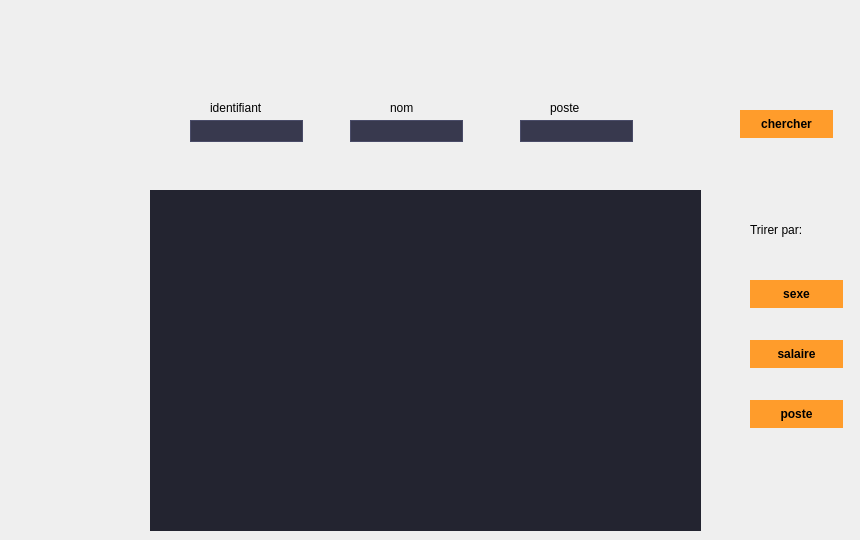
    <widget class="QWidget" name="tab_12">
     <attribute name="title">
      <string>Recherche</string>
     </attribute>
     <widget class="QPushButton" name="chercher">
      <property name="geometry">
       <rect>
        <x>740</x>
        <y>110</y>
        <width>93</width>
        <height>28</height>
       </rect>
      </property>
      <property name="styleSheet">
       <string notr="true">/*-----QWidget-----*/
QWidget
{
	background-color: #232430;
	color: #000000;
	border-color: #000000;

}


/*-----QLabel-----*/
QLabel
{
	background-color: #232430;
	color: #c1c1c1;
	border-color: #000000;

}


/*-----QPushButton-----*/
QPushButton
{
	background-color: #ff9c2b;
	color: #000000;
	font-weight: bold;
	border-style: solid;
	border-color: #000000;
	padding: 6px;

}


QPushButton::hover
{
	background-color: #ffaf5d;

}


QPushButton::pressed
{
	background-color: #dd872f;

}


/*-----QToolButton-----*/
QToolButton
{
	background-color: #ff9c2b;
	color: #000000;
	font-weight: bold;
	border-style: solid;
	border-color: #000000;
	padding: 6px;

}


QToolButton::hover
{
	background-color: #ffaf5d;

}


QToolButton::pressed
{
	background-color: #dd872f;

}


/*-----QLineEdit-----*/
QLineEdit
{
	background-color: #38394e;
	color: #c1c1c1;
	border-style: solid;
	border-width: 1px;
	border-color: #4a4c68;

}


/*-----QTableView-----*/
QTableView, 
QHeaderView, 
QTableView::item 
{
	background-color: #232430;
	color: #c1c1c1;
	border: none;

}


QTableView::item:selected 
{ 
    background-color: #41424e;
    color: #c1c1c1;

}


QHeaderView::section:horizontal 
{
    background-color: #232430;
	border: 1px solid #37384d;
	padding: 5px;

}


QTableView::indicator{
	background-color: #1d1d28;
	border: 1px solid #37384d;

}


QTableView::indicator:checked{
	image:url(&quot;./ressources/check.png&quot;); /*To replace*/
	background-color: #1d1d28;

}

/*-----QTabWidget-----*/
QTabWidget::pane 
{ 
    border: none;

}


QTabWidget::tab-bar 
{
    left: 5px; 

}


QTabBar::tab 
{
    color: #c1c1c1;
    min-width: 1px;
	padding-left: 25px;
	margin-left:-22px;
    height: 28px;
	border: none;

}


QTabBar::tab:selected 
{
    color: #c1c1c1;
	font-weight: bold;
    height: 28px;

}


QTabBar::tab:!first 
{
    margin-left: -20px;

}


QTabBar::tab:hover 
{
    color: #DDD;

}


/*-----QScrollBar-----*/
QScrollBar:horizontal 
{
    background-color: transparent;
    height: 8px;
    margin: 0px;
    padding: 0px;

}


QScrollBar::handle:horizontal 
{
    border: none;
	min-width: 100px;
    background-color: #56576c;

}


QScrollBar::add-line:horizontal, 
QScrollBar::sub-line:horizontal,
QScrollBar::add-page:horizontal, 
QScrollBar::sub-page:horizontal 
{
    width: 0px;
    background-color: transparent;

}


QScrollBar:vertical 
{
    background-color: transparent;
    width: 8px;
    margin: 0;

}


QScrollBar::handle:vertical 
{
    border: none;
	min-height: 100px;
    background-color: #56576c;

}


QScrollBar::add-line:vertical, 
QScrollBar::sub-line:vertical,
QScrollBar::add-page:vertical, 
QScrollBar::sub-page:vertical 
{
    height: 0px;
    background-color: transparent;

}

</string>
      </property>
      <property name="text">
       <string>chercher</string>
      </property>
     </widget>
     <widget class="QLabel" name="label_46">
      <property name="geometry">
       <rect>
        <x>750</x>
        <y>220</y>
        <width>101</width>
        <height>20</height>
       </rect>
      </property>
      <property name="styleSheet">
       <string notr="true">/*-----QWidget-----*/
QWidget
{
	background-color: #232430;
	color: #000000;
	border-color: #000000;

}


/*-----QLabel-----*/
QLabel
{
	background-color: #232430;
	color: #c1c1c1;
	border-color: #000000;

}


/*-----QPushButton-----*/
QPushButton
{
	background-color: #ff9c2b;
	color: #000000;
	font-weight: bold;
	border-style: solid;
	border-color: #000000;
	padding: 6px;

}


QPushButton::hover
{
	background-color: #ffaf5d;

}


QPushButton::pressed
{
	background-color: #dd872f;

}


/*-----QToolButton-----*/
QToolButton
{
	background-color: #ff9c2b;
	color: #000000;
	font-weight: bold;
	border-style: solid;
	border-color: #000000;
	padding: 6px;

}


QToolButton::hover
{
	background-color: #ffaf5d;

}


QToolButton::pressed
{
	background-color: #dd872f;

}


/*-----QLineEdit-----*/
QLineEdit
{
	background-color: #38394e;
	color: #c1c1c1;
	border-style: solid;
	border-width: 1px;
	border-color: #4a4c68;

}


/*-----QTableView-----*/
QTableView, 
QHeaderView, 
QTableView::item 
{
	background-color: #232430;
	color: #c1c1c1;
	border: none;

}


QTableView::item:selected 
{ 
    background-color: #41424e;
    color: #c1c1c1;

}


QHeaderView::section:horizontal 
{
    background-color: #232430;
	border: 1px solid #37384d;
	padding: 5px;

}


QTableView::indicator{
	background-color: #1d1d28;
	border: 1px solid #37384d;

}


QTableView::indicator:checked{
	image:url(&quot;./ressources/check.png&quot;); /*To replace*/
	background-color: #1d1d28;

}

/*-----QTabWidget-----*/
QTabWidget::pane 
{ 
    border: none;

}


QTabWidget::tab-bar 
{
    left: 5px; 

}


QTabBar::tab 
{
    color: #c1c1c1;
    min-width: 1px;
	padding-left: 25px;
	margin-left:-22px;
    height: 28px;
	border: none;

}


QTabBar::tab:selected 
{
    color: #c1c1c1;
	font-weight: bold;
    height: 28px;

}


QTabBar::tab:!first 
{
    margin-left: -20px;

}


QTabBar::tab:hover 
{
    color: #DDD;

}


/*-----QScrollBar-----*/
QScrollBar:horizontal 
{
    background-color: transparent;
    height: 8px;
    margin: 0px;
    padding: 0px;

}


QScrollBar::handle:horizontal 
{
    border: none;
	min-width: 100px;
    background-color: #56576c;

}


QScrollBar::add-line:horizontal, 
QScrollBar::sub-line:horizontal,
QScrollBar::add-page:horizontal, 
QScrollBar::sub-page:horizontal 
{
    width: 0px;
    background-color: transparent;

}


QScrollBar:vertical 
{
    background-color: transparent;
    width: 8px;
    margin: 0;

}


QScrollBar::handle:vertical 
{
    border: none;
	min-height: 100px;
    background-color: #56576c;

}


QScrollBar::add-line:vertical, 
QScrollBar::sub-line:vertical,
QScrollBar::add-page:vertical, 
QScrollBar::sub-page:vertical 
{
    height: 0px;
    background-color: transparent;

}

font: 9pt &quot;MS Shell Dlg 2&quot;;</string>
      </property>
      <property name="text">
       <string>Trirer par:</string>
      </property>
     </widget>
     <widget class="QPushButton" name="pb_trier_salaire">
      <property name="geometry">
       <rect>
        <x>750</x>
        <y>340</y>
        <width>93</width>
        <height>28</height>
       </rect>
      </property>
      <property name="styleSheet">
       <string notr="true">/*-----QWidget-----*/
QWidget
{
	background-color: #232430;
	color: #000000;
	border-color: #000000;

}


/*-----QLabel-----*/
QLabel
{
	background-color: #232430;
	color: #c1c1c1;
	border-color: #000000;

}


/*-----QPushButton-----*/
QPushButton
{
	background-color: #ff9c2b;
	color: #000000;
	font-weight: bold;
	border-style: solid;
	border-color: #000000;
	padding: 6px;

}


QPushButton::hover
{
	background-color: #ffaf5d;

}


QPushButton::pressed
{
	background-color: #dd872f;

}


/*-----QToolButton-----*/
QToolButton
{
	background-color: #ff9c2b;
	color: #000000;
	font-weight: bold;
	border-style: solid;
	border-color: #000000;
	padding: 6px;

}


QToolButton::hover
{
	background-color: #ffaf5d;

}


QToolButton::pressed
{
	background-color: #dd872f;

}


/*-----QLineEdit-----*/
QLineEdit
{
	background-color: #38394e;
	color: #c1c1c1;
	border-style: solid;
	border-width: 1px;
	border-color: #4a4c68;

}


/*-----QTableView-----*/
QTableView, 
QHeaderView, 
QTableView::item 
{
	background-color: #232430;
	color: #c1c1c1;
	border: none;

}


QTableView::item:selected 
{ 
    background-color: #41424e;
    color: #c1c1c1;

}


QHeaderView::section:horizontal 
{
    background-color: #232430;
	border: 1px solid #37384d;
	padding: 5px;

}


QTableView::indicator{
	background-color: #1d1d28;
	border: 1px solid #37384d;

}


QTableView::indicator:checked{
	image:url(&quot;./ressources/check.png&quot;); /*To replace*/
	background-color: #1d1d28;

}

/*-----QTabWidget-----*/
QTabWidget::pane 
{ 
    border: none;

}


QTabWidget::tab-bar 
{
    left: 5px; 

}


QTabBar::tab 
{
    color: #c1c1c1;
    min-width: 1px;
	padding-left: 25px;
	margin-left:-22px;
    height: 28px;
	border: none;

}


QTabBar::tab:selected 
{
    color: #c1c1c1;
	font-weight: bold;
    height: 28px;

}


QTabBar::tab:!first 
{
    margin-left: -20px;

}


QTabBar::tab:hover 
{
    color: #DDD;

}


/*-----QScrollBar-----*/
QScrollBar:horizontal 
{
    background-color: transparent;
    height: 8px;
    margin: 0px;
    padding: 0px;

}


QScrollBar::handle:horizontal 
{
    border: none;
	min-width: 100px;
    background-color: #56576c;

}


QScrollBar::add-line:horizontal, 
QScrollBar::sub-line:horizontal,
QScrollBar::add-page:horizontal, 
QScrollBar::sub-page:horizontal 
{
    width: 0px;
    background-color: transparent;

}


QScrollBar:vertical 
{
    background-color: transparent;
    width: 8px;
    margin: 0;

}


QScrollBar::handle:vertical 
{
    border: none;
	min-height: 100px;
    background-color: #56576c;

}


QScrollBar::add-line:vertical, 
QScrollBar::sub-line:vertical,
QScrollBar::add-page:vertical, 
QScrollBar::sub-page:vertical 
{
    height: 0px;
    background-color: transparent;

}

</string>
      </property>
      <property name="text">
       <string>salaire</string>
      </property>
     </widget>
     <widget class="QLineEdit" name="le_nom_r">
      <property name="geometry">
       <rect>
        <x>350</x>
        <y>120</y>
        <width>113</width>
        <height>22</height>
       </rect>
      </property>
      <property name="styleSheet">
       <string notr="true">/*-----QWidget-----*/
QWidget
{
	background-color: #232430;
	color: #000000;
	border-color: #000000;

}


/*-----QLabel-----*/
QLabel
{
	background-color: #232430;
	color: #c1c1c1;
	border-color: #000000;

}


/*-----QPushButton-----*/
QPushButton
{
	background-color: #ff9c2b;
	color: #000000;
	font-weight: bold;
	border-style: solid;
	border-color: #000000;
	padding: 6px;

}


QPushButton::hover
{
	background-color: #ffaf5d;

}


QPushButton::pressed
{
	background-color: #dd872f;

}


/*-----QToolButton-----*/
QToolButton
{
	background-color: #ff9c2b;
	color: #000000;
	font-weight: bold;
	border-style: solid;
	border-color: #000000;
	padding: 6px;

}


QToolButton::hover
{
	background-color: #ffaf5d;

}


QToolButton::pressed
{
	background-color: #dd872f;

}


/*-----QLineEdit-----*/
QLineEdit
{
	background-color: #38394e;
	color: #c1c1c1;
	border-style: solid;
	border-width: 1px;
	border-color: #4a4c68;

}


/*-----QTableView-----*/
QTableView, 
QHeaderView, 
QTableView::item 
{
	background-color: #232430;
	color: #c1c1c1;
	border: none;

}


QTableView::item:selected 
{ 
    background-color: #41424e;
    color: #c1c1c1;

}


QHeaderView::section:horizontal 
{
    background-color: #232430;
	border: 1px solid #37384d;
	padding: 5px;

}


QTableView::indicator{
	background-color: #1d1d28;
	border: 1px solid #37384d;

}


QTableView::indicator:checked{
	image:url(&quot;./ressources/check.png&quot;); /*To replace*/
	background-color: #1d1d28;

}

/*-----QTabWidget-----*/
QTabWidget::pane 
{ 
    border: none;

}


QTabWidget::tab-bar 
{
    left: 5px; 

}


QTabBar::tab 
{
    color: #c1c1c1;
    min-width: 1px;
	padding-left: 25px;
	margin-left:-22px;
    height: 28px;
	border: none;

}


QTabBar::tab:selected 
{
    color: #c1c1c1;
	font-weight: bold;
    height: 28px;

}


QTabBar::tab:!first 
{
    margin-left: -20px;

}


QTabBar::tab:hover 
{
    color: #DDD;

}


/*-----QScrollBar-----*/
QScrollBar:horizontal 
{
    background-color: transparent;
    height: 8px;
    margin: 0px;
    padding: 0px;

}


QScrollBar::handle:horizontal 
{
    border: none;
	min-width: 100px;
    background-color: #56576c;

}


QScrollBar::add-line:horizontal, 
QScrollBar::sub-line:horizontal,
QScrollBar::add-page:horizontal, 
QScrollBar::sub-page:horizontal 
{
    width: 0px;
    background-color: transparent;

}


QScrollBar:vertical 
{
    background-color: transparent;
    width: 8px;
    margin: 0;

}


QScrollBar::handle:vertical 
{
    border: none;
	min-height: 100px;
    background-color: #56576c;

}


QScrollBar::add-line:vertical, 
QScrollBar::sub-line:vertical,
QScrollBar::add-page:vertical, 
QScrollBar::sub-page:vertical 
{
    height: 0px;
    background-color: transparent;

}
</string>
      </property>
     </widget>
     <widget class="QLineEdit" name="le_poste_r">
      <property name="geometry">
       <rect>
        <x>520</x>
        <y>120</y>
        <width>113</width>
        <height>22</height>
       </rect>
      </property>
      <property name="styleSheet">
       <string notr="true">/*-----QWidget-----*/
QWidget
{
	background-color: #232430;
	color: #000000;
	border-color: #000000;

}


/*-----QLabel-----*/
QLabel
{
	background-color: #232430;
	color: #c1c1c1;
	border-color: #000000;

}


/*-----QPushButton-----*/
QPushButton
{
	background-color: #ff9c2b;
	color: #000000;
	font-weight: bold;
	border-style: solid;
	border-color: #000000;
	padding: 6px;

}


QPushButton::hover
{
	background-color: #ffaf5d;

}


QPushButton::pressed
{
	background-color: #dd872f;

}


/*-----QToolButton-----*/
QToolButton
{
	background-color: #ff9c2b;
	color: #000000;
	font-weight: bold;
	border-style: solid;
	border-color: #000000;
	padding: 6px;

}


QToolButton::hover
{
	background-color: #ffaf5d;

}


QToolButton::pressed
{
	background-color: #dd872f;

}


/*-----QLineEdit-----*/
QLineEdit
{
	background-color: #38394e;
	color: #c1c1c1;
	border-style: solid;
	border-width: 1px;
	border-color: #4a4c68;

}


/*-----QTableView-----*/
QTableView, 
QHeaderView, 
QTableView::item 
{
	background-color: #232430;
	color: #c1c1c1;
	border: none;

}


QTableView::item:selected 
{ 
    background-color: #41424e;
    color: #c1c1c1;

}


QHeaderView::section:horizontal 
{
    background-color: #232430;
	border: 1px solid #37384d;
	padding: 5px;

}


QTableView::indicator{
	background-color: #1d1d28;
	border: 1px solid #37384d;

}


QTableView::indicator:checked{
	image:url(&quot;./ressources/check.png&quot;); /*To replace*/
	background-color: #1d1d28;

}

/*-----QTabWidget-----*/
QTabWidget::pane 
{ 
    border: none;

}


QTabWidget::tab-bar 
{
    left: 5px; 

}


QTabBar::tab 
{
    color: #c1c1c1;
    min-width: 1px;
	padding-left: 25px;
	margin-left:-22px;
    height: 28px;
	border: none;

}


QTabBar::tab:selected 
{
    color: #c1c1c1;
	font-weight: bold;
    height: 28px;

}


QTabBar::tab:!first 
{
    margin-left: -20px;

}


QTabBar::tab:hover 
{
    color: #DDD;

}


/*-----QScrollBar-----*/
QScrollBar:horizontal 
{
    background-color: transparent;
    height: 8px;
    margin: 0px;
    padding: 0px;

}


QScrollBar::handle:horizontal 
{
    border: none;
	min-width: 100px;
    background-color: #56576c;

}


QScrollBar::add-line:horizontal, 
QScrollBar::sub-line:horizontal,
QScrollBar::add-page:horizontal, 
QScrollBar::sub-page:horizontal 
{
    width: 0px;
    background-color: transparent;

}


QScrollBar:vertical 
{
    background-color: transparent;
    width: 8px;
    margin: 0;

}


QScrollBar::handle:vertical 
{
    border: none;
	min-height: 100px;
    background-color: #56576c;

}


QScrollBar::add-line:vertical, 
QScrollBar::sub-line:vertical,
QScrollBar::add-page:vertical, 
QScrollBar::sub-page:vertical 
{
    height: 0px;
    background-color: transparent;

}

</string>
      </property>
     </widget>
     <widget class="QLabel" name="label_45">
      <property name="geometry">
       <rect>
        <x>390</x>
        <y>100</y>
        <width>56</width>
        <height>16</height>
       </rect>
      </property>
      <property name="styleSheet">
       <string notr="true">font: 9pt &quot;MS Shell Dlg 2&quot;;</string>
      </property>
      <property name="text">
       <string>nom</string>
      </property>
     </widget>
     <widget class="QPushButton" name="pb_trier_sexe">
      <property name="geometry">
       <rect>
        <x>750</x>
        <y>280</y>
        <width>93</width>
        <height>28</height>
       </rect>
      </property>
      <property name="styleSheet">
       <string notr="true">/*-----QWidget-----*/
QWidget
{
	background-color: #232430;
	color: #000000;
	border-color: #000000;

}


/*-----QLabel-----*/
QLabel
{
	background-color: #232430;
	color: #c1c1c1;
	border-color: #000000;

}


/*-----QPushButton-----*/
QPushButton
{
	background-color: #ff9c2b;
	color: #000000;
	font-weight: bold;
	border-style: solid;
	border-color: #000000;
	padding: 6px;

}


QPushButton::hover
{
	background-color: #ffaf5d;

}


QPushButton::pressed
{
	background-color: #dd872f;

}


/*-----QToolButton-----*/
QToolButton
{
	background-color: #ff9c2b;
	color: #000000;
	font-weight: bold;
	border-style: solid;
	border-color: #000000;
	padding: 6px;

}


QToolButton::hover
{
	background-color: #ffaf5d;

}


QToolButton::pressed
{
	background-color: #dd872f;

}


/*-----QLineEdit-----*/
QLineEdit
{
	background-color: #38394e;
	color: #c1c1c1;
	border-style: solid;
	border-width: 1px;
	border-color: #4a4c68;

}


/*-----QTableView-----*/
QTableView, 
QHeaderView, 
QTableView::item 
{
	background-color: #232430;
	color: #c1c1c1;
	border: none;

}


QTableView::item:selected 
{ 
    background-color: #41424e;
    color: #c1c1c1;

}


QHeaderView::section:horizontal 
{
    background-color: #232430;
	border: 1px solid #37384d;
	padding: 5px;

}


QTableView::indicator{
	background-color: #1d1d28;
	border: 1px solid #37384d;

}


QTableView::indicator:checked{
	image:url(&quot;./ressources/check.png&quot;); /*To replace*/
	background-color: #1d1d28;

}

/*-----QTabWidget-----*/
QTabWidget::pane 
{ 
    border: none;

}


QTabWidget::tab-bar 
{
    left: 5px; 

}


QTabBar::tab 
{
    color: #c1c1c1;
    min-width: 1px;
	padding-left: 25px;
	margin-left:-22px;
    height: 28px;
	border: none;

}


QTabBar::tab:selected 
{
    color: #c1c1c1;
	font-weight: bold;
    height: 28px;

}


QTabBar::tab:!first 
{
    margin-left: -20px;

}


QTabBar::tab:hover 
{
    color: #DDD;

}


/*-----QScrollBar-----*/
QScrollBar:horizontal 
{
    background-color: transparent;
    height: 8px;
    margin: 0px;
    padding: 0px;

}


QScrollBar::handle:horizontal 
{
    border: none;
	min-width: 100px;
    background-color: #56576c;

}


QScrollBar::add-line:horizontal, 
QScrollBar::sub-line:horizontal,
QScrollBar::add-page:horizontal, 
QScrollBar::sub-page:horizontal 
{
    width: 0px;
    background-color: transparent;

}


QScrollBar:vertical 
{
    background-color: transparent;
    width: 8px;
    margin: 0;

}


QScrollBar::handle:vertical 
{
    border: none;
	min-height: 100px;
    background-color: #56576c;

}


QScrollBar::add-line:vertical, 
QScrollBar::sub-line:vertical,
QScrollBar::add-page:vertical, 
QScrollBar::sub-page:vertical 
{
    height: 0px;
    background-color: transparent;

}

</string>
      </property>
      <property name="text">
       <string>sexe</string>
      </property>
     </widget>
     <widget class="QTableView" name="tab_employe_2">
      <property name="geometry">
       <rect>
        <x>150</x>
        <y>190</y>
        <width>551</width>
        <height>341</height>
       </rect>
      </property>
      <property name="styleSheet">
       <string notr="true">/*-----QWidget-----*/
QWidget
{
	background-color: #232430;
	color: #000000;
	border-color: #000000;

}


/*-----QLabel-----*/
QLabel
{
	background-color: #232430;
	color: #c1c1c1;
	border-color: #000000;

}


/*-----QPushButton-----*/
QPushButton
{
	background-color: #ff9c2b;
	color: #000000;
	font-weight: bold;
	border-style: solid;
	border-color: #000000;
	padding: 6px;

}


QPushButton::hover
{
	background-color: #ffaf5d;

}


QPushButton::pressed
{
	background-color: #dd872f;

}


/*-----QToolButton-----*/
QToolButton
{
	background-color: #ff9c2b;
	color: #000000;
	font-weight: bold;
	border-style: solid;
	border-color: #000000;
	padding: 6px;

}


QToolButton::hover
{
	background-color: #ffaf5d;

}


QToolButton::pressed
{
	background-color: #dd872f;

}


/*-----QLineEdit-----*/
QLineEdit
{
	background-color: #38394e;
	color: #c1c1c1;
	border-style: solid;
	border-width: 1px;
	border-color: #4a4c68;

}


/*-----QTableView-----*/
QTableView, 
QHeaderView, 
QTableView::item 
{
	background-color: #232430;
	color: #c1c1c1;
	border: none;

}


QTableView::item:selected 
{ 
    background-color: #41424e;
    color: #c1c1c1;

}


QHeaderView::section:horizontal 
{
    background-color: #232430;
	border: 1px solid #37384d;
	padding: 5px;

}


QTableView::indicator{
	background-color: #1d1d28;
	border: 1px solid #37384d;

}


QTableView::indicator:checked{
	image:url(&quot;./ressources/check.png&quot;); /*To replace*/
	background-color: #1d1d28;

}

/*-----QTabWidget-----*/
QTabWidget::pane 
{ 
    border: none;

}


QTabWidget::tab-bar 
{
    left: 5px; 

}


QTabBar::tab 
{
    color: #c1c1c1;
    min-width: 1px;
	padding-left: 25px;
	margin-left:-22px;
    height: 28px;
	border: none;

}


QTabBar::tab:selected 
{
    color: #c1c1c1;
	font-weight: bold;
    height: 28px;

}


QTabBar::tab:!first 
{
    margin-left: -20px;

}


QTabBar::tab:hover 
{
    color: #DDD;

}


/*-----QScrollBar-----*/
QScrollBar:horizontal 
{
    background-color: transparent;
    height: 8px;
    margin: 0px;
    padding: 0px;

}


QScrollBar::handle:horizontal 
{
    border: none;
	min-width: 100px;
    background-color: #56576c;

}


QScrollBar::add-line:horizontal, 
QScrollBar::sub-line:horizontal,
QScrollBar::add-page:horizontal, 
QScrollBar::sub-page:horizontal 
{
    width: 0px;
    background-color: transparent;

}


QScrollBar:vertical 
{
    background-color: transparent;
    width: 8px;
    margin: 0;

}


QScrollBar::handle:vertical 
{
    border: none;
	min-height: 100px;
    background-color: #56576c;

}


QScrollBar::add-line:vertical, 
QScrollBar::sub-line:vertical,
QScrollBar::add-page:vertical, 
QScrollBar::sub-page:vertical 
{
    height: 0px;
    background-color: transparent;

}
</string>
      </property>
     </widget>
     <widget class="QLineEdit" name="le_id_r">
      <property name="geometry">
       <rect>
        <x>190</x>
        <y>120</y>
        <width>113</width>
        <height>22</height>
       </rect>
      </property>
      <property name="styleSheet">
       <string notr="true">/*-----QWidget-----*/
QWidget
{
	background-color: #232430;
	color: #000000;
	border-color: #000000;

}


/*-----QLabel-----*/
QLabel
{
	background-color: #232430;
	color: #c1c1c1;
	border-color: #000000;

}


/*-----QPushButton-----*/
QPushButton
{
	background-color: #ff9c2b;
	color: #000000;
	font-weight: bold;
	border-style: solid;
	border-color: #000000;
	padding: 6px;

}


QPushButton::hover
{
	background-color: #ffaf5d;

}


QPushButton::pressed
{
	background-color: #dd872f;

}


/*-----QToolButton-----*/
QToolButton
{
	background-color: #ff9c2b;
	color: #000000;
	font-weight: bold;
	border-style: solid;
	border-color: #000000;
	padding: 6px;

}


QToolButton::hover
{
	background-color: #ffaf5d;

}


QToolButton::pressed
{
	background-color: #dd872f;

}


/*-----QLineEdit-----*/
QLineEdit
{
	background-color: #38394e;
	color: #c1c1c1;
	border-style: solid;
	border-width: 1px;
	border-color: #4a4c68;

}


/*-----QTableView-----*/
QTableView, 
QHeaderView, 
QTableView::item 
{
	background-color: #232430;
	color: #c1c1c1;
	border: none;

}


QTableView::item:selected 
{ 
    background-color: #41424e;
    color: #c1c1c1;

}


QHeaderView::section:horizontal 
{
    background-color: #232430;
	border: 1px solid #37384d;
	padding: 5px;

}


QTableView::indicator{
	background-color: #1d1d28;
	border: 1px solid #37384d;

}


QTableView::indicator:checked{
	image:url(&quot;./ressources/check.png&quot;); /*To replace*/
	background-color: #1d1d28;

}

/*-----QTabWidget-----*/
QTabWidget::pane 
{ 
    border: none;

}


QTabWidget::tab-bar 
{
    left: 5px; 

}


QTabBar::tab 
{
    color: #c1c1c1;
    min-width: 1px;
	padding-left: 25px;
	margin-left:-22px;
    height: 28px;
	border: none;

}


QTabBar::tab:selected 
{
    color: #c1c1c1;
	font-weight: bold;
    height: 28px;

}


QTabBar::tab:!first 
{
    margin-left: -20px;

}


QTabBar::tab:hover 
{
    color: #DDD;

}


/*-----QScrollBar-----*/
QScrollBar:horizontal 
{
    background-color: transparent;
    height: 8px;
    margin: 0px;
    padding: 0px;

}


QScrollBar::handle:horizontal 
{
    border: none;
	min-width: 100px;
    background-color: #56576c;

}


QScrollBar::add-line:horizontal, 
QScrollBar::sub-line:horizontal,
QScrollBar::add-page:horizontal, 
QScrollBar::sub-page:horizontal 
{
    width: 0px;
    background-color: transparent;

}


QScrollBar:vertical 
{
    background-color: transparent;
    width: 8px;
    margin: 0;

}


QScrollBar::handle:vertical 
{
    border: none;
	min-height: 100px;
    background-color: #56576c;

}


QScrollBar::add-line:vertical, 
QScrollBar::sub-line:vertical,
QScrollBar::add-page:vertical, 
QScrollBar::sub-page:vertical 
{
    height: 0px;
    background-color: transparent;

}

</string>
      </property>
     </widget>
     <widget class="QLabel" name="label_43">
      <property name="geometry">
       <rect>
        <x>550</x>
        <y>100</y>
        <width>56</width>
        <height>16</height>
       </rect>
      </property>
      <property name="styleSheet">
       <string notr="true">font: 9pt &quot;MS Shell Dlg 2&quot;;</string>
      </property>
      <property name="text">
       <string>poste</string>
      </property>
     </widget>
     <widget class="QPushButton" name="pb_trirer_poste">
      <property name="geometry">
       <rect>
        <x>750</x>
        <y>400</y>
        <width>93</width>
        <height>28</height>
       </rect>
      </property>
      <property name="styleSheet">
       <string notr="true">/*-----QWidget-----*/
QWidget
{
	background-color: #232430;
	color: #000000;
	border-color: #000000;

}


/*-----QLabel-----*/
QLabel
{
	background-color: #232430;
	color: #c1c1c1;
	border-color: #000000;

}


/*-----QPushButton-----*/
QPushButton
{
	background-color: #ff9c2b;
	color: #000000;
	font-weight: bold;
	border-style: solid;
	border-color: #000000;
	padding: 6px;

}


QPushButton::hover
{
	background-color: #ffaf5d;

}


QPushButton::pressed
{
	background-color: #dd872f;

}


/*-----QToolButton-----*/
QToolButton
{
	background-color: #ff9c2b;
	color: #000000;
	font-weight: bold;
	border-style: solid;
	border-color: #000000;
	padding: 6px;

}


QToolButton::hover
{
	background-color: #ffaf5d;

}


QToolButton::pressed
{
	background-color: #dd872f;

}


/*-----QLineEdit-----*/
QLineEdit
{
	background-color: #38394e;
	color: #c1c1c1;
	border-style: solid;
	border-width: 1px;
	border-color: #4a4c68;

}


/*-----QTableView-----*/
QTableView, 
QHeaderView, 
QTableView::item 
{
	background-color: #232430;
	color: #c1c1c1;
	border: none;

}


QTableView::item:selected 
{ 
    background-color: #41424e;
    color: #c1c1c1;

}


QHeaderView::section:horizontal 
{
    background-color: #232430;
	border: 1px solid #37384d;
	padding: 5px;

}


QTableView::indicator{
	background-color: #1d1d28;
	border: 1px solid #37384d;

}


QTableView::indicator:checked{
	image:url(&quot;./ressources/check.png&quot;); /*To replace*/
	background-color: #1d1d28;

}

/*-----QTabWidget-----*/
QTabWidget::pane 
{ 
    border: none;

}


QTabWidget::tab-bar 
{
    left: 5px; 

}


QTabBar::tab 
{
    color: #c1c1c1;
    min-width: 1px;
	padding-left: 25px;
	margin-left:-22px;
    height: 28px;
	border: none;

}


QTabBar::tab:selected 
{
    color: #c1c1c1;
	font-weight: bold;
    height: 28px;

}


QTabBar::tab:!first 
{
    margin-left: -20px;

}


QTabBar::tab:hover 
{
    color: #DDD;

}


/*-----QScrollBar-----*/
QScrollBar:horizontal 
{
    background-color: transparent;
    height: 8px;
    margin: 0px;
    padding: 0px;

}


QScrollBar::handle:horizontal 
{
    border: none;
	min-width: 100px;
    background-color: #56576c;

}


QScrollBar::add-line:horizontal, 
QScrollBar::sub-line:horizontal,
QScrollBar::add-page:horizontal, 
QScrollBar::sub-page:horizontal 
{
    width: 0px;
    background-color: transparent;

}


QScrollBar:vertical 
{
    background-color: transparent;
    width: 8px;
    margin: 0;

}


QScrollBar::handle:vertical 
{
    border: none;
	min-height: 100px;
    background-color: #56576c;

}


QScrollBar::add-line:vertical, 
QScrollBar::sub-line:vertical,
QScrollBar::add-page:vertical, 
QScrollBar::sub-page:vertical 
{
    height: 0px;
    background-color: transparent;

}

</string>
      </property>
      <property name="text">
       <string>poste</string>
      </property>
     </widget>
     <widget class="QLabel" name="label_44">
      <property name="geometry">
       <rect>
        <x>210</x>
        <y>100</y>
        <width>81</width>
        <height>16</height>
       </rect>
      </property>
      <property name="styleSheet">
       <string notr="true">font: 9pt &quot;MS Shell Dlg 2&quot;;</string>
      </property>
      <property name="text">
       <string>identifiant</string>
      </property>
     </widget>
    </widget>
